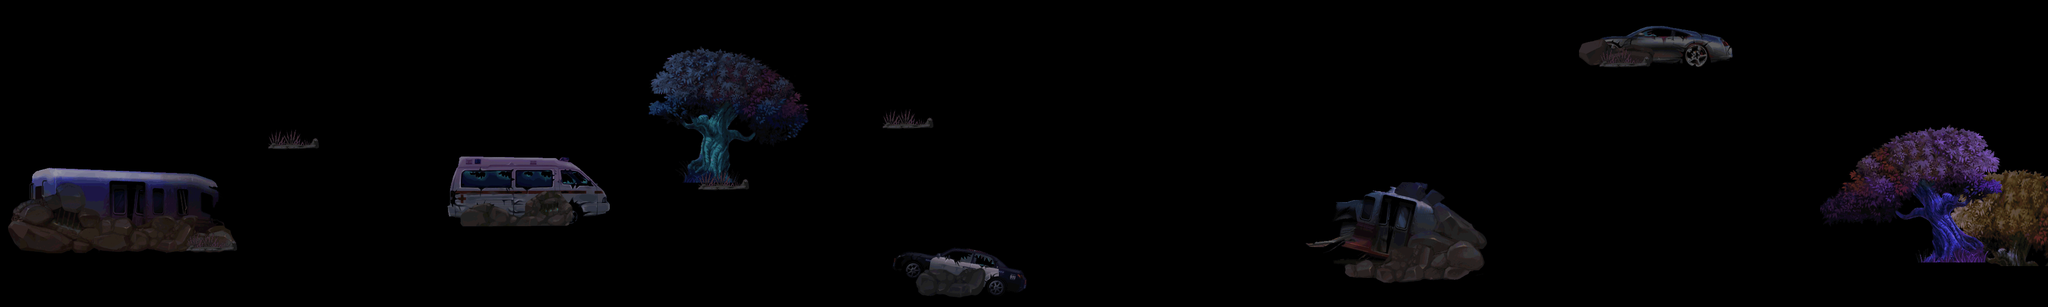

Below is a game level as drawn by its tile map, then a one-line description and the .tmx that defines it (tile-layer data replaced by summaries):
An orthogonal 100x15 tile map with 40x40 px tiles, 2 tile layers (land1, land2).

<map version="1.0" orientation="orthogonal" width="100" height="15" tilewidth="40" tileheight="40">
 <tileset firstgid="1" name="a-jinjing" tilewidth="40" tileheight="40">
  <image source="a-jinjing.png" width="2036" height="1144" />
 </tileset>
 <layer name="land1" width="100" height="15">
  <data>[1500 cells, 378 non-empty, 378 distinct tile ids]</data>
 </layer>
 <layer name="land2" width="100" height="15">
  <data>[1500 cells, 168 non-empty, 120 distinct tile ids]</data>
 </layer>
</map>
